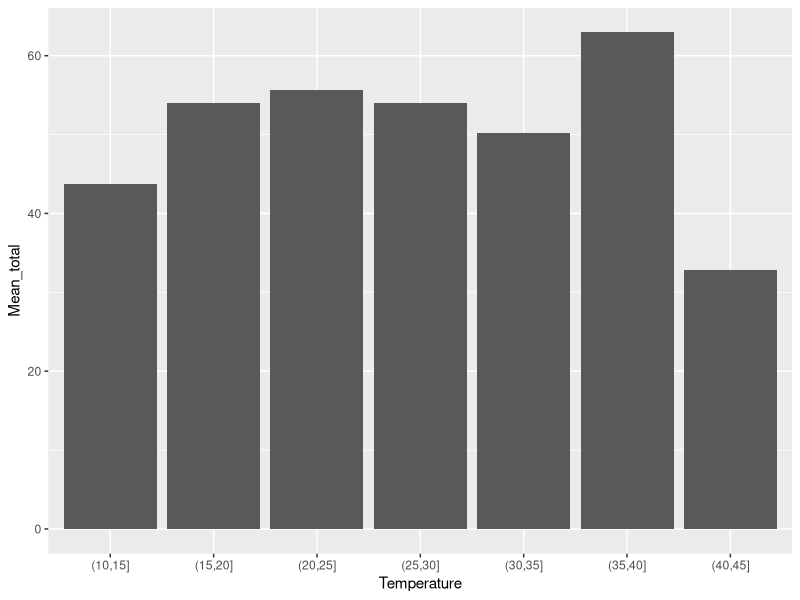
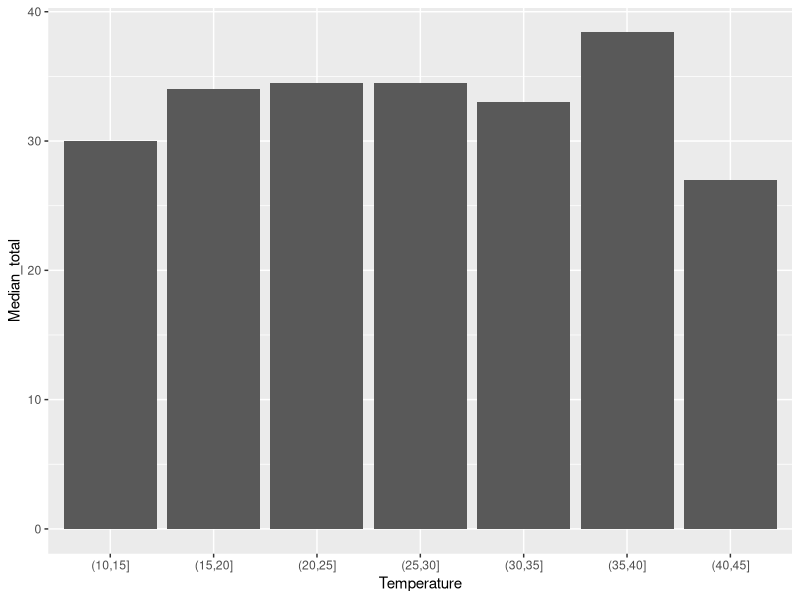
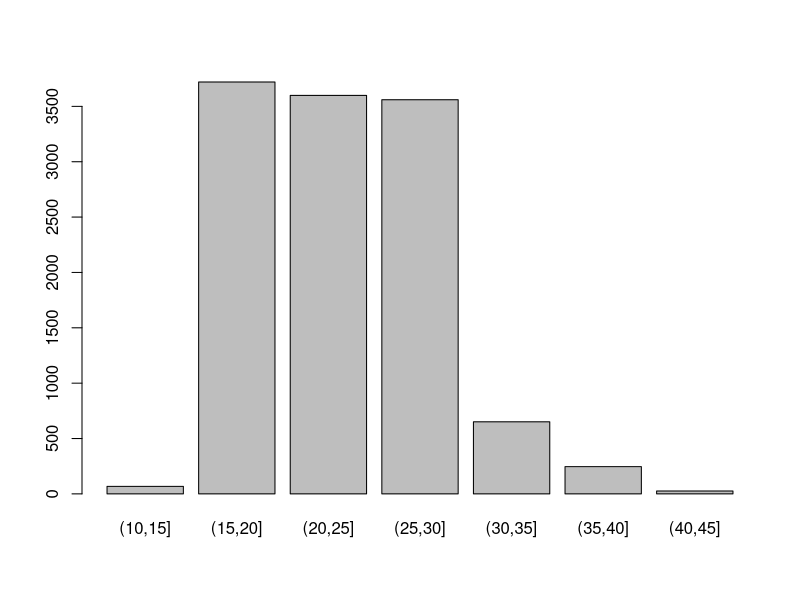
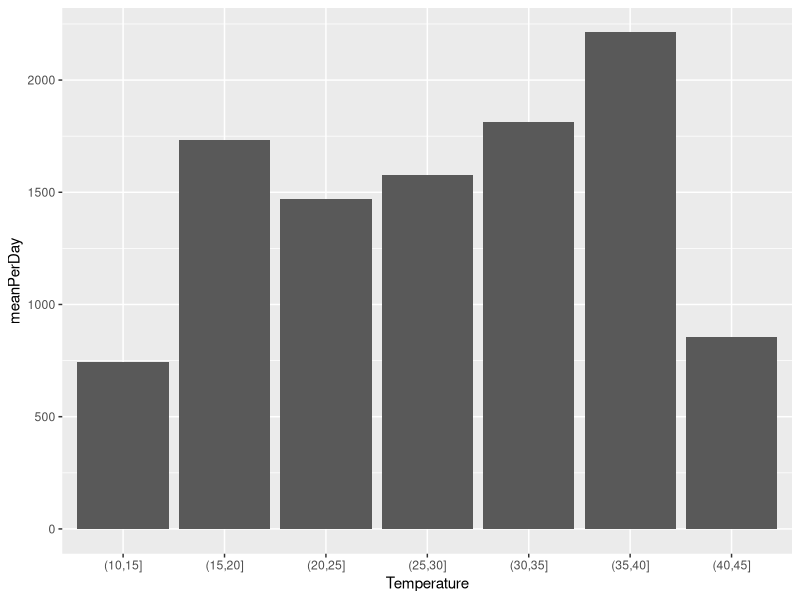
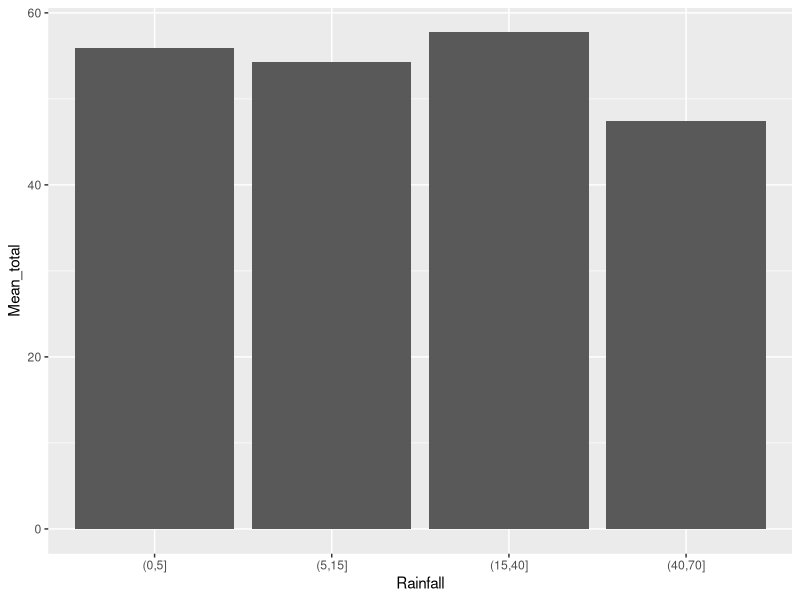
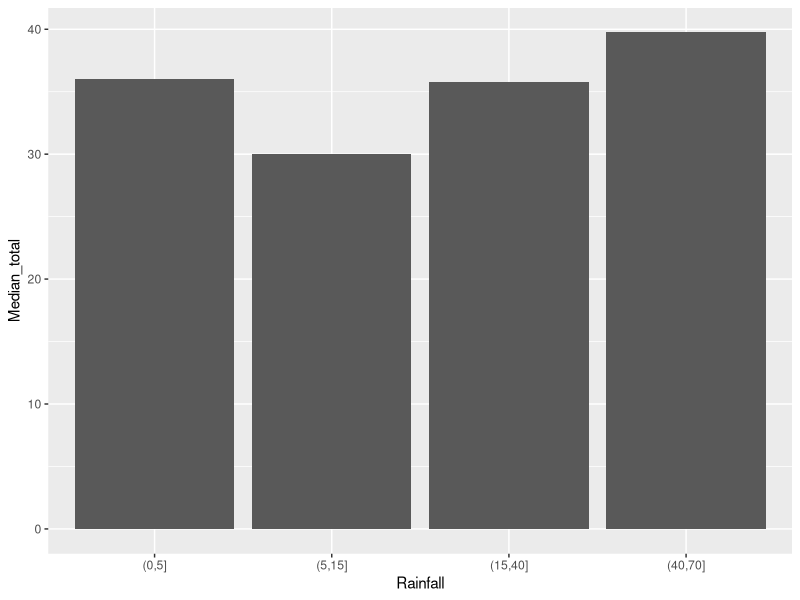
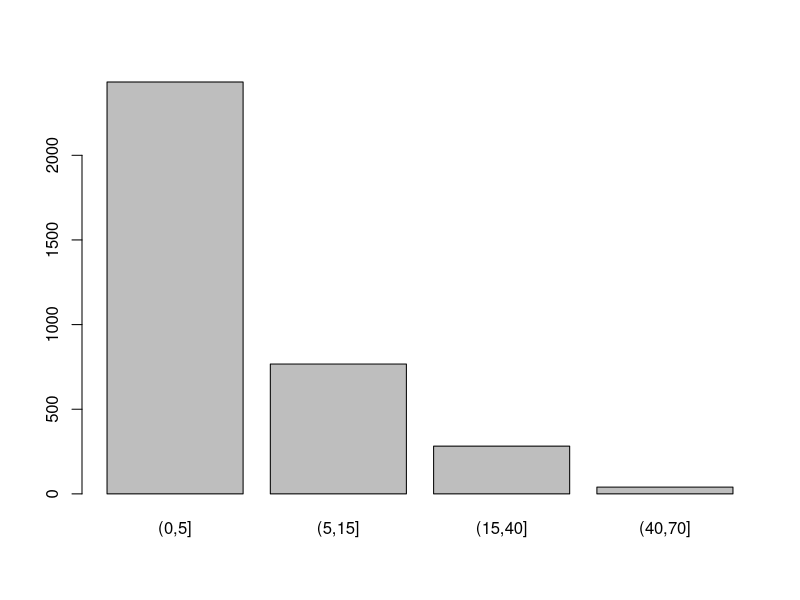
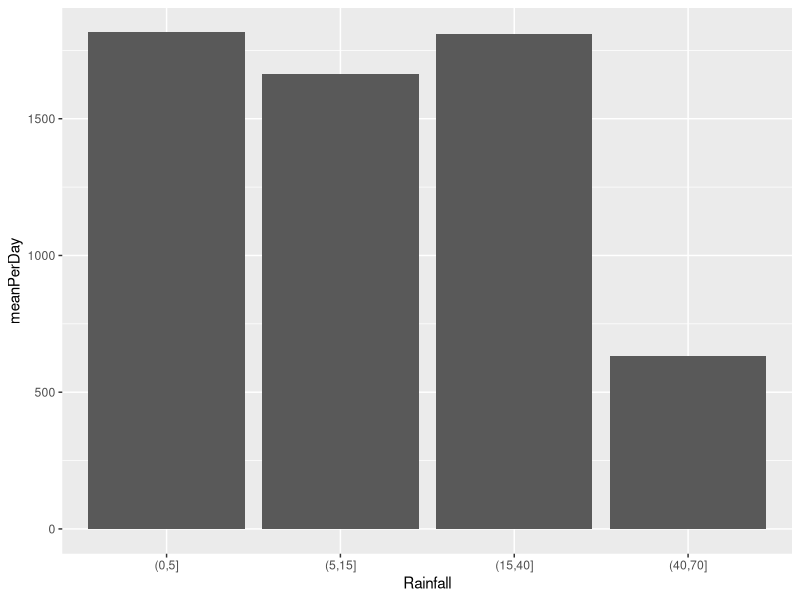

These figures' R source, in order:
## ---- chunk 1

# LOAD DATA
library(ggplot2)
library(tidyr)
data = read.csv("data/ProcessedData.csv")


# Quick look at top 5 rows of data
head(data)

## Size of data
# For the mtcars dataset, there are 32 rows (the types of cars) and 11 variables (properties of the cars).
dim(data)

## R's classification of data
class(data)

## R's classification of variables
str(data)
#sapply(mtcars, class)
## ---- chunk 2
#The temperature is a quantitative variable. We start by changing it to a qualitative one using ranges that cover 5 degrees Celcius
temp = data$Maximum.temperature..Degree.C.
data$tempGroups = cut(temp, c(10,15,20,25,30,35,40,45))

#Transaction sizes for each temperature range
meanPerPerson = aggregate(data$Total ~ data$tempGroups, data, mean)
medPerPerson = aggregate(data$Total ~ data$tempGroups, data, median)
transactions = merge(x = meanPerPerson, y = medPerPerson, by='data$tempGroups')
names(transactions) = c('Temperature', 'Mean_total', 'Median_total')
print(transactions)

 ggplot(transactions, aes(Temperature, Mean_total)) + geom_bar(stat="identity", position = "dodge") 
 ggplot(transactions, aes(Temperature, Median_total)) + geom_bar(stat="identity", position = "dodge")

 #Number of transactions per temperature range
 barplot(table(data$tempGroups))
 
 
 #Total money spent for each temperature range
 totalPerDay = aggregate(data$Total ~ data$tempGroups, data, sum)
 nrOfDaysPerTemp = aggregate(data$Date ~ data$tempGroups, data, function(x) length(unique(x)))
 totals = merge(x = totalPerDay, y = nrOfDaysPerTemp, by='data$tempGroups')
 names(totals) = c('Temperature', 'Total', 'NrOfDays')
 totals['meanPerDay'] = round(totals$Total / totals$NrOfDays, 1)
 
 ggplot(totals, aes(Temperature, meanPerDay)) + geom_bar(stat="identity", position = "dodge") 
 
## ---- chunk 3
rainData = data %>% drop_na(Rainfall.amount..millimetres.)
print(paste('Number of rows with missing values for rainfall: ', nrow(data)-nrow(rainData)))
rain = rainData$Rainfall.amount..millimetres.
print(paste('Maximum rainfall', max(rain)))
print(paste('Minimum rainfall', min(rain)))
print(paste('Mean rainfall', mean(rain)))
print(paste('Median rainfall', median(rain)))
## ---- chunk 4
#We start by changing the rainfall from a quantitative variable to a qualitative one
rainData$rainGroups = cut(rain, c(0,5,15,40,70))

#Transaction sizes for each temperature range
meanPerPerson = aggregate(rainData$Total ~ rainData$rainGroups, rainData, mean)
medPerPerson = aggregate(rainData$Total ~ rainData$rainGroups, data, median)
transactions = merge(x = meanPerPerson, y = medPerPerson, by='rainData$rainGroups')
names(transactions) = c('Rainfall', 'Mean_total', 'Median_total')
print(transactions)

 ggplot(transactions, aes(Rainfall, Mean_total)) + geom_bar(stat="identity", position = "dodge") 
 ggplot(transactions, aes(Rainfall, Median_total)) + geom_bar(stat="identity", position = "dodge")

 #Number of transactions for each rainfall range
 barplot(table(rainData$rainGroups))
 
 
 #Total money spent for each temperature range
 totalPerDay = aggregate(rainData$Total ~ rainData$rainGroups, rainData, sum)
 nrOfDaysPerRain = aggregate(rainData$Date ~ rainData$rainGroups, rainData, function(x) length(unique(x)))
 totals = merge(x = totalPerDay, y = nrOfDaysPerRain, by='rainData$rainGroups')
 names(totals) = c('Rainfall', 'Total', 'NrOfDays')
 totals['meanPerDay'] = round(totals$Total / totals$NrOfDays, 1)
 
 ggplot(totals, aes(Rainfall, meanPerDay)) + geom_bar(stat="identity", position = "dodge")
